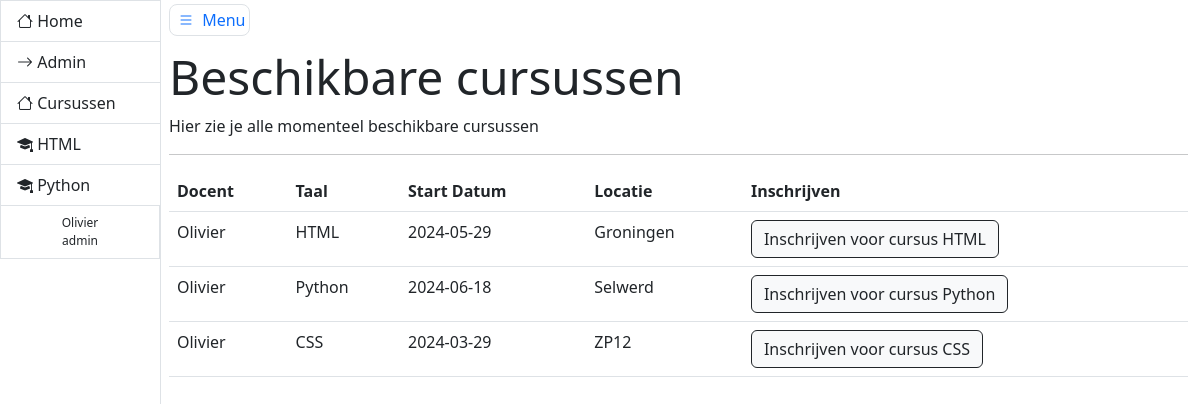
The app's page /dashboard/beschikbaar/ (signed in), older data.
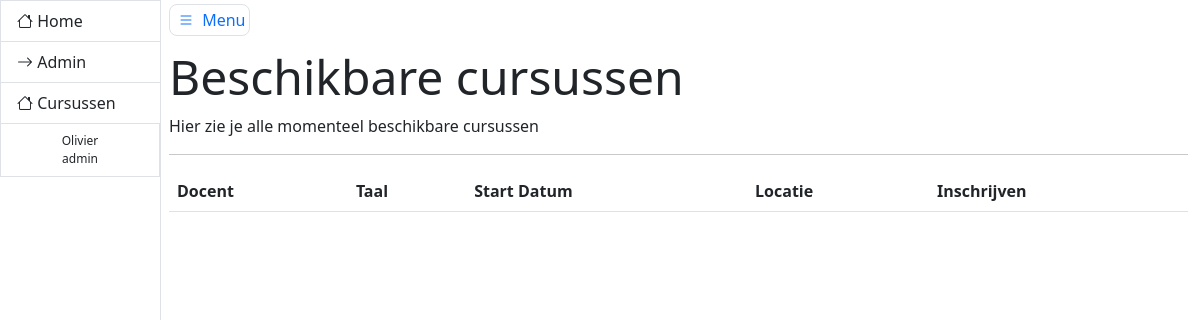
The same page, newer data.
### models.py (models this page shows, shortened)
class Talen(db.Model):
    id = db.Column(db.Integer, primary_key=True, autoincrement=True)
    name = db.Column(db.String(), nullable=False, unique=True)
    lessen = relationship("Lessen", cascade="all, delete-orphan")

class User(db.Model, UserMixin):
    __tablename__ = 'users'
    id = db.Column(db.Integer, primary_key=True, autoincrement=True)
    email = db.Column(db.String(), nullable=False, unique=True)
    username = db.Column(db.String(), nullable=False, unique=True)
    role = db.Column(db.String(), nullable=False, default='user')
    password_hash = db.Column(db.String(128))

class Lessen(db.Model):
    lesID = db.Column(db.Integer, primary_key=True, autoincrement=True)
    userID = db.Column(db.Integer, db.ForeignKey('users.id'), nullable=True)
    docentID = db.Column(db.Integer, db.ForeignKey('users.id'))
    talenID = db.Column(db.Integer, db.ForeignKey('talen.id'), nullable=False)
    startDatum = db.Column(db.Date, nullable=True)
    locatie = db.Column(db.String(), nullable=False)

### dashboard/views.py (the view, shortened to what this page needs)
@dashboard_blueprint.route('/beschikbaar/', methods=['GET', 'POST'])
@login_required
def beschikbaar():
    current_user_cursus = get_current_cursus()
    current_time = date.today()
    beschikbare_cursussen = Lessen.query.filter(Lessen.startDatum > current_time).all()
    namen = db.session.query(User.id, User.username).filter(User.role == 'admin').all()
    talen = db.session.query(Talen.id, Talen.name).all()
    docent_naam = [(f'{naam[0]}', naam[1]) for naam in namen]
    taal_namen = [(f'{talen[0]}', talen[1]) for talen in talen]
    talendict = {}
    docentendict = {}
    for talen in taal_namen:
        talendict[int(talen[0])] = talen[1]
    for docent in docent_naam:
        docentendict[int(docent[0])] = docent[1]
    form = InschrijvenForm()
    return render_template('available.html', form=form, beschikbaar=beschikbare_cursussen, talendict=talendict,
                           docentendict=docentendict, cursussen=current_user_cursus)

### __init__.py (called while the page is built)
@login_manager.user_loader
def get_user(user_id):
    try:
        return User.query.get(int(user_id))
    except:
        return None

### dashboard/views.py (called while the page is built)
def get_current_cursus():
    if current_user.is_authenticated:
        results = (
            db.session.query(Inschrijvingen, Talen)
            .filter(Inschrijvingen.userID == current_user.id)
            .join(Lessen, Inschrijvingen.lessenID == Lessen.lesID)
            .join(Talen, Lessen.talenID == Talen.id)
            .all()
        )
        reslist = [talen.name for inschrijving, talen in results]
        return reslist

### dashboard/templates/available.html (shortened to what this page needs)
{% extends 'dashbase.html' %}
{% block courses %}
{% for cursus in cursussen %}
                    <a href="{{ url_for('index') }}" class="list-group-item border-end-0 d-inline-block text-truncate"
                       data-bs-parent="#sidebar"><i class="bi bi-mortarboard-fill"></i> <span>{{ cursus }}</span> </a>
{% endfor %}
{% endblock %}
{% block header %}
    <h5 class="display-5">Beschikbare cursussen</h5>
{% endblock %}
{% block bheader %}
    <p>Hier zie je alle momenteel beschikbare cursussen</p>
{% endblock %}
{% block content %}
    <table class="table">
        <thead>
        <tr>
            <th scope="col">Docent</th>
            <th scope="col">Taal</th>
            <th scope="col">Start Datum</th>
            <th scope="col">Locatie</th>
            <th scope="col">Inschrijven</th>
        </tr>
        </thead>
        <tbody>
        {% for cursus in beschikbaar %}
            <tr>
                <td>{{ docentendict[cursus.docentID] }}</td>
                <td>{{ talendict[cursus.talenID] }}</td>
                <td>{{ cursus.startDatum }}</td>
                <td>{{ cursus.locatie }}</td>
                <td>
                    <button type="button" class="btn btn-light btn-outline-dark" data-bs-toggle="modal"
                            data-bs-target="#modal_{{ cursus.lesID }}">
                        Inschrijven voor cursus {{ talendict[cursus.talenID] }}
                    </button>
                </td>
            </tr>
        {% endfor %}
        </tbody>
    </table>
{% endblock %}

### dashboard/templates/dashbase.html (shortened to what this page needs)
<!DOCTYPE html>
<html lang="en">
<head>
    <link href="{{ url_for('static', filename='css/main.css') }}" rel="stylesheet">
    <link href="https://cdn.jsdelivr.net/npm/bootstrap@5.3.0-alpha1/dist/css/bootstrap.min.css" rel="stylesheet">
</head>
<body>
<div class="container-fluid">
    <div class="row flex-nowrap">
        <div class="col-auto px-0">
            <div id="sidebar" class="collapse collapse-horizontal show border-end">
                <div id="sidebar-nav" class="list-group border-0 rounded-0 text-sm-start min-vh-100">
                    <a href="{{ url_for('index') }}" class="list-group-item border-end-0 d-inline-block text-truncate"
                       data-bs-parent="#sidebar"><i class="bi bi-house"></i> <span>Home</span> </a>
                    {% if current_user.role == 'admin' %}
                        <a href="{{ url_for('admin.admin_dashboard') }}"
                           class="list-group-item border-end-0 d-inline-block text-truncate"
                           data-bs-parent="#sidebar"><i class="bi bi-arrow-right"></i> <span>Admin</span> </a>
                    {% endif %}
                    <a href="{{ url_for('dashboard.beschikbaar') }}" class="list-group-item border-end-0 d-inline-block text-truncate"
                       data-bs-parent="#sidebar"><i class="bi bi-house"></i> <span>Cursussen</span> </a>
                    {% block courses %}
                    {% endblock %}
                    {% if current_user.is_authenticated %}
                        <p class="copyright list-group-item d-inline-block text-truncate">{{ current_user.username }}
                            <br> {{ current_user.role }}</p>
                    {% endif %}
                </div>
            </div>
        </div>
        <main class="col ps-md-2 pt-2">
            <a href="#" data-bs-target="#sidebar" data-bs-toggle="collapse"
               class="border rounded-3 p-1 text-decoration-none"><i class="bi bi-list bi-lg py-2 p-1"></i> Menu</a>
            <div class="page-header pt-3">
                {% block header %}
                {% endblock %}
            </div>
            {% block bheader %}
            {% endblock %}
            <hr>
            <div class="row">
                <div class="col-12">
                    {% block content %}
                    {% endblock %}
                </div>
            </div>
        </main>
    </div>
</div>
</body>
</html>

### static/css/main.css (style rules this page uses)
html { position: relative; min-height: 100%; }
#sidebar-nav { width: 160px; }
#sidebar { position: relative; }
.copyright { background-color: #f8f9fa; color: #6c757d; font-size: 12px; padding: 5px 10px; border-top: 1px solid #dee2e6; width: 100%; text-align: center; }

Row changes from the older to the newer data that the page shows:
no longer on this page (row unchanged): Talen: name "HTML"
no longer on this page (row unchanged): Talen: name "Python"
removed Lessen: docentID.username "Olivier", talenID.name "HTML", startDatum "2024-05-29", locatie "Groningen"
removed Lessen: docentID.username "Olivier", talenID.name "Python", startDatum "2024-06-18", locatie "Selwerd"
removed Lessen: docentID.username "Olivier", talenID.name "CSS", startDatum "2024-03-29", locatie "ZP12"
